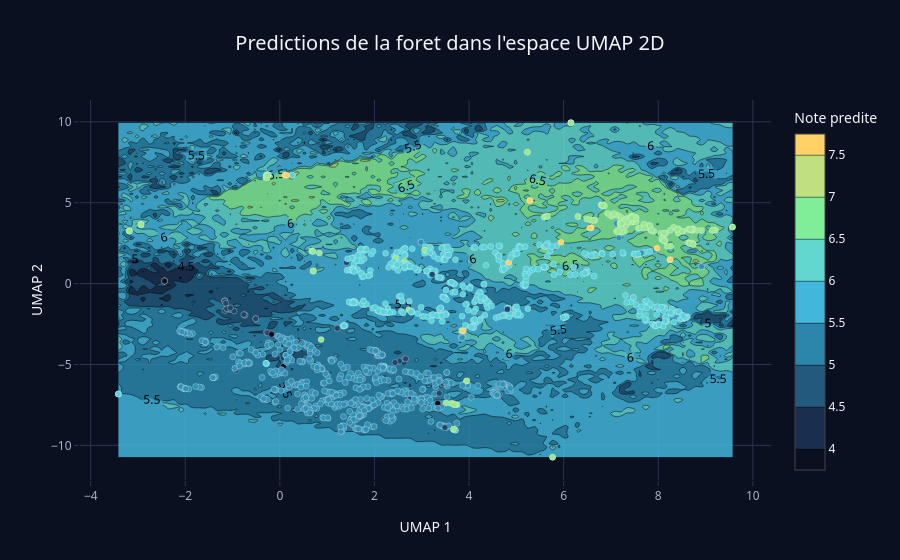

The cell this chart's notebook holds for it:
### Markdown cell above
### Question 4 (Bonus) — Visualisation des prédictions dans un espace projeté 2D (UMAP)

Le sujet R passe par `reticulate` pour appeler le package Python **umap**. En Python, on l'utilise
directement (`umap-learn`). Cette partie est **optionnelle** : si `umap-learn` n'est pas installé, la cellule
affiche simplement un message d'installation sans erreur.

*Principe :* on **normalise** les données, on calcule une projection **supervisée** UMAP (en 2D), on définit
une grille 100×100 dans l'espace projeté, on **inverse** la projection (`inverse_transform`) pour revenir dans
l'espace des variables, on **dé-normalise**, on prédit avec la forêt, puis on affiche une **heatmap** des
prédictions.

### Code cell
if umap is None:
    print("umap-learn non installe. Pour executer ce bonus : uv add umap-learn")
else:
    scaler = MinMaxScaler().fit(X_tr)
    reducer = umap.UMAP(n_components=2)
    emb = reducer.fit_transform(scaler.transform(X_tr), y=y_tr.values)   # projection supervisee

    # Grille 100 x 100 dans l'espace UMAP -> profils reconstruits (approx.) -> prediction de la foret
    xs = np.linspace(emb[:, 0].min(), emb[:, 0].max(), 100)
    ys = np.linspace(emb[:, 1].min(), emb[:, 1].max(), 100)
    gx, gy = np.meshgrid(xs, ys)
    profils = scaler.inverse_transform(reducer.inverse_transform(np.column_stack([gx.ravel(), gy.ravel()])))
    preds_grille = foret.predict(pd.DataFrame(profils, columns=X_tr.columns)).reshape(gx.shape)

    fig = go.Figure()
    fig.add_trace(go.Contour(x=xs, y=ys, z=preds_grille, colorscale=CONTINUOUS_SCALE, opacity=0.85,
                             colorbar=dict(title="Note predite"), contours=dict(showlabels=True)))
    fig.add_trace(go.Scatter(x=emb[:, 0], y=emb[:, 1], mode="markers", name="Apprentissage",
                             marker=dict(size=6, color=y_tr, colorscale=CONTINUOUS_SCALE,
                                         line=dict(color=TEXT, width=0.3))))
    fig.update_layout(title="Predictions de la foret dans l'espace UMAP 2D", xaxis_title="UMAP 1",
                      yaxis_title="UMAP 2")
    fig.show()

### Figure 1 — Plotly figure (JSON) as saved in the notebook; plotly's stock layout.template omitted (floating-point values rounded to 4 significant figures; data arrays with more than 128 entries replaced by an {"elided": "..."} marker saying what was removed)
{"data": [{"colorbar": {"title": {"text": "Note predite"}}, "colorscale": [[0.0, "#0b1020"], [0.15, "#1d3557"], [0.35, "#277da1"], [0.55, "#4cc9f0"], [0.75, "#80ed99"], [1.0, "#ffd166"]], "contours": {"showlabels": true}, "opacity": 0.85, "type": "contour", "x": [-3.415, -3.284, -3.153, -3.022, -2.89, -2.759, -2.628, -2.497, -2.366, -2.234, -2.103, -1.972, -1.841, -1.71, -1.578, -1.447, -1.316, -1.185, -1.054, -0.9223, -0.7911, -0.6599, -0.5287, -0.3975, -0.2663, -0.1351, -0.00387, 0.1273, 0.2585, 0.3898, 0.521, 0.6522, 0.7834, 0.9146, 1.046, 1.177, 1.308, 1.439, 1.571, 1.702, 1.833, 1.964, 2.095, 2.227, 2.358, 2.489, 2.62, 2.752, 2.883, 3.014, 3.145, 3.276, 3.408, 3.539, 3.67, 3.801, 3.932, 4.064, 4.195, 4.326, 4.457, 4.588, 4.72, 4.851, 4.982, 5.113, 5.244, 5.376, 5.507, 5.638, 5.769, 5.901, 6.032, 6.163, 6.294, 6.425, 6.557, 6.688, 6.819, 6.95, 7.081, 7.213, 7.344, 7.475, 7.606, 7.737, 7.869, 8.0, 8.131, 8.262, 8.393, 8.525, 8.656, 8.787, 8.918, 9.05, 9.181, 9.312, 9.443, 9.574], "y": [-10.73, -10.52, -10.32, -10.11, -9.898, -9.689, -9.48, -9.272, -9.063, -8.854, -8.645, -8.436, -8.227, -8.018, -7.81, -7.601, -7.392, -7.183, -6.974, -6.765, -6.556, -6.348, -6.139, -5.93, -5.721, -5.512, -5.303, -5.094, -4.886, -4.677, -4.468, -4.259, -4.05, -3.841, -3.632, -3.424, -3.215, -3.006, -2.797, -2.588, -2.379, -2.17, -1.962, -1.753, -1.544, -1.335, -1.126, -0.9172, -0.7083, -0.4995, -0.2906, -0.08177, 0.1271, 0.336, 0.5448, 0.7537, 0.9625, 1.171, 1.38, 1.589, 1.798, 2.007, 2.216, 2.425, 2.633, 2.842, 3.051, 3.26, 3.469, 3.678, 3.887, 4.095, 4.304, 4.513, 4.722, 4.931, 5.14, 5.349, 5.557, 5.766, 5.975, 6.184, 6.393, 6.602, 6.811, 7.019, 7.228, 7.437, 7.646, 7.855, 8.064, 8.273, 8.482, 8.69, 8.899, 9.108, 9.317, 9.526, 9.735, 9.944], "z": {"elided": "100x100 float values"}}, {"marker": {"color": {"elided": "1199 int values"}, "colorscale": [[0.0, "#0b1020"], [0.15, "#1d3557"], [0.35, "#277da1"], [0.55, "#4cc9f0"], [0.75, "#80ed99"], [1.0, "#ffd166"]], "line": {"color": "#f3f6fb", "width": 0.3}, "size": 6}, "mode": "markers", "name": "Apprentissage", "type": "scatter", "x": {"elided": "1199 float values"}, "y": {"elided": "1199 float values"}}], "layout": {"title": {"text": "Predictions de la foret dans l'espace UMAP 2D"}, "xaxis": {"title": {"text": "UMAP 1"}}, "yaxis": {"title": {"text": "UMAP 2"}}}}
